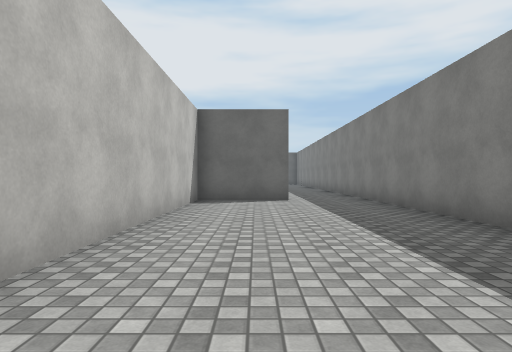
[1] (above)

24 first-person views from a walk through a 3-D level made in the Unity game engine. The camera is 1.2 m above the floor, looks level and sees 75° across. The floor is counted in squares, 2 m on a side. Each view is taken from the middle of a square. On the plan, view 1 faces up. The plan holds only what a view shows up to about 10 squares ahead; the rest is blank. The place goes on beyond the plan. The player character is not drawn. Surface patterns are stand-ins for the level's own textures.

[2]
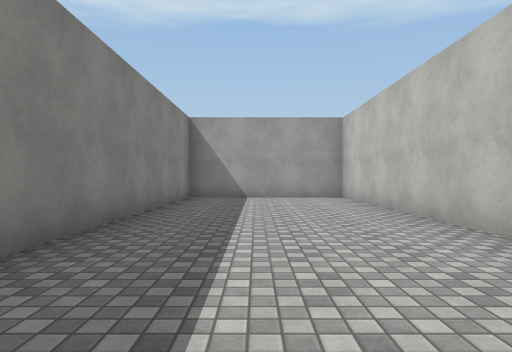

[3]
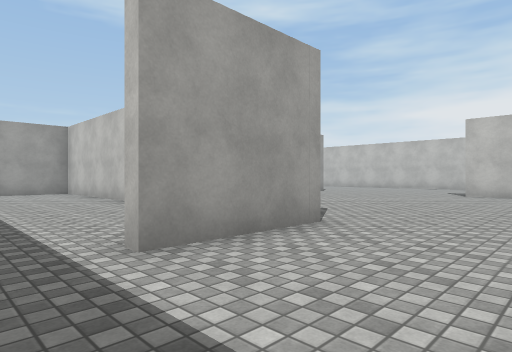

[4]
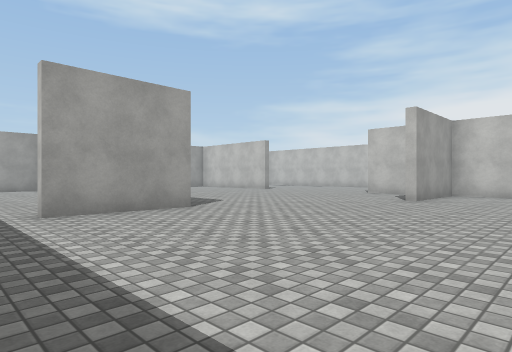

[5]
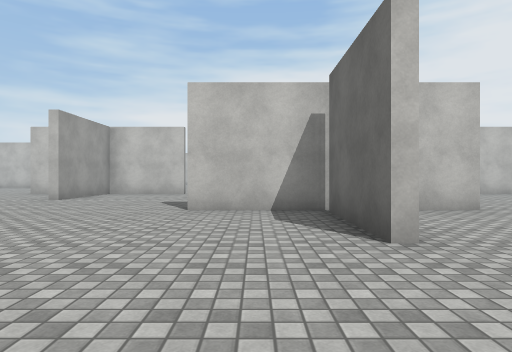

[6]
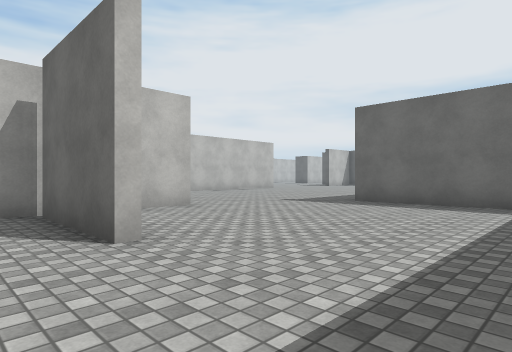

[7]
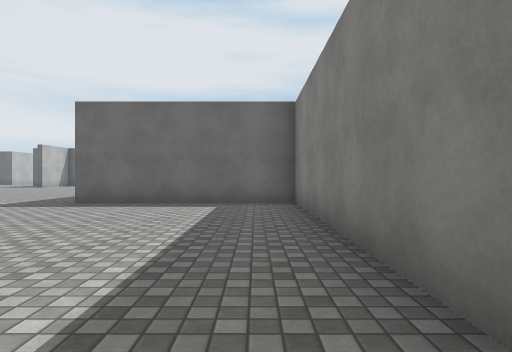

[8]
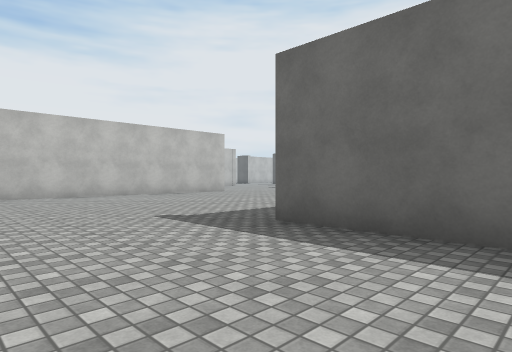

[9]
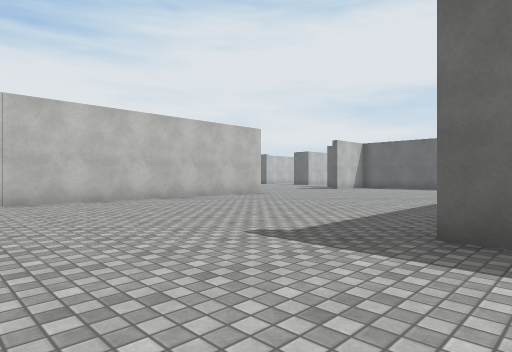

[10]
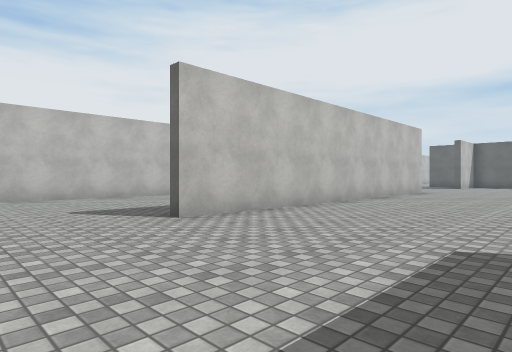

[11]
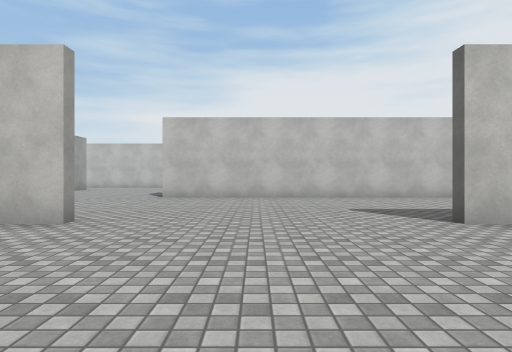

[12]
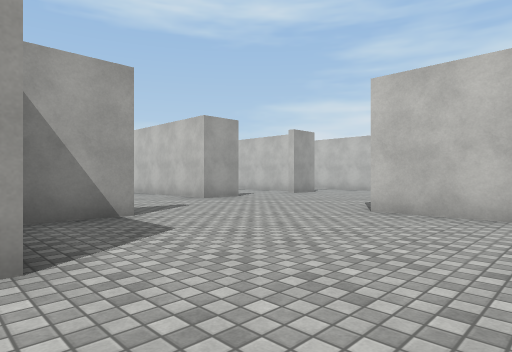

[13]
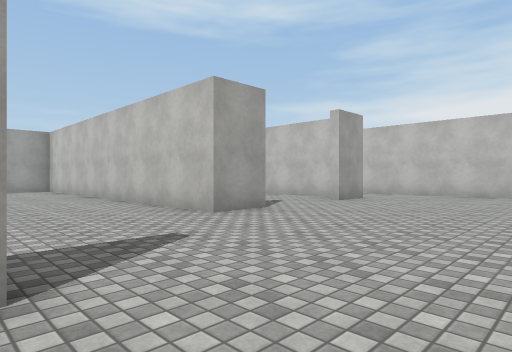

[14]
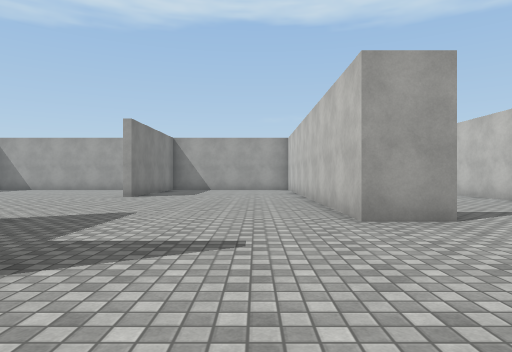

[15]
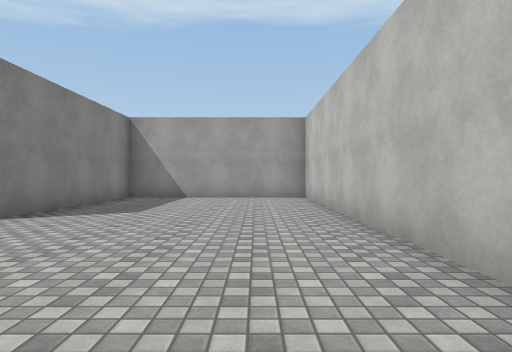

[16]
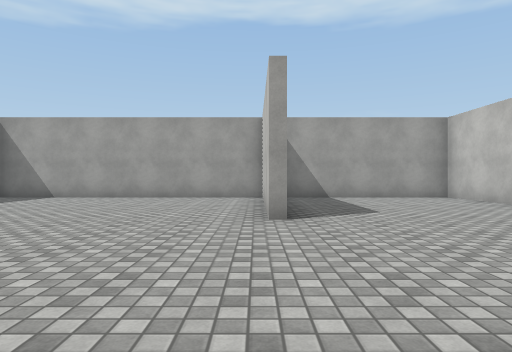

[17]
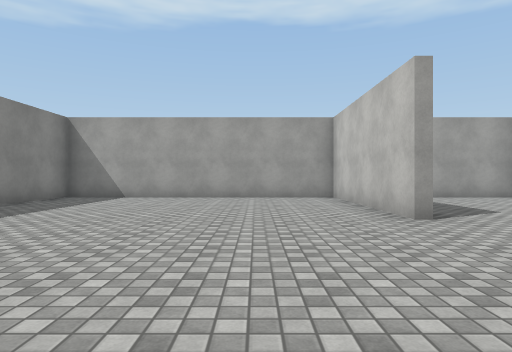

[18]
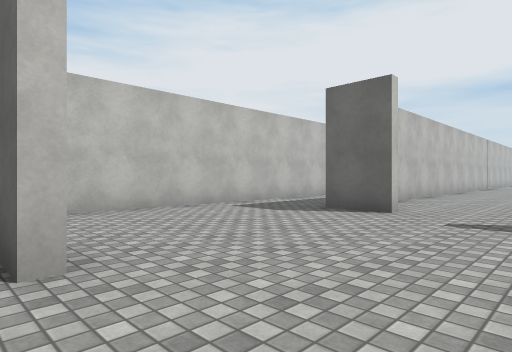

[19]
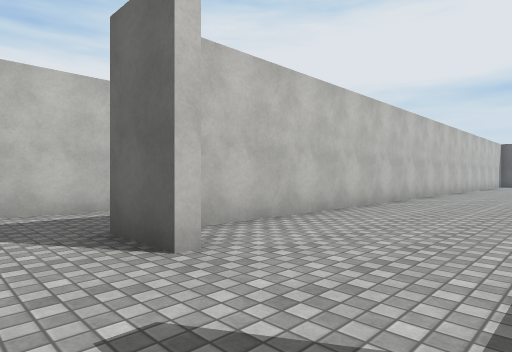

[20]
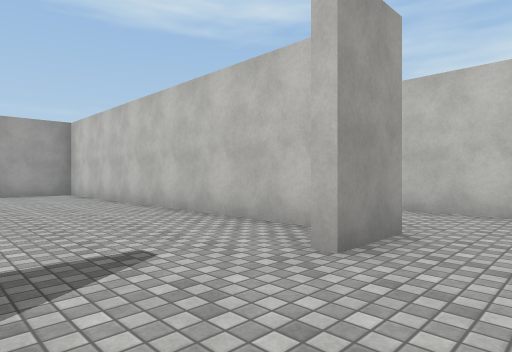

[21]
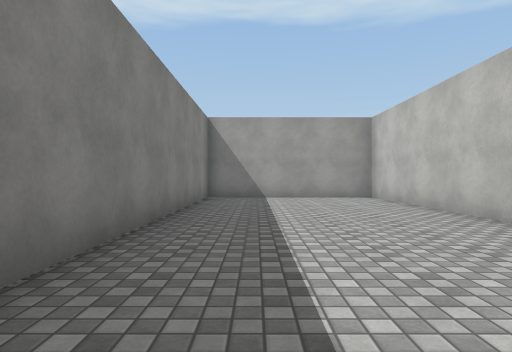

[22]
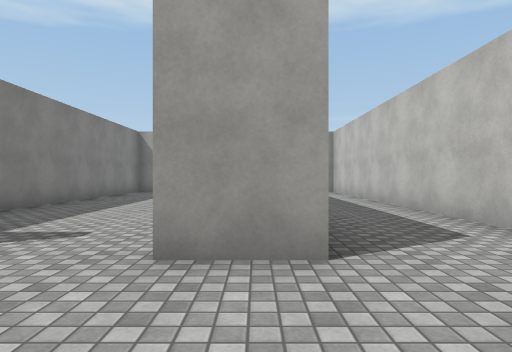

[23]
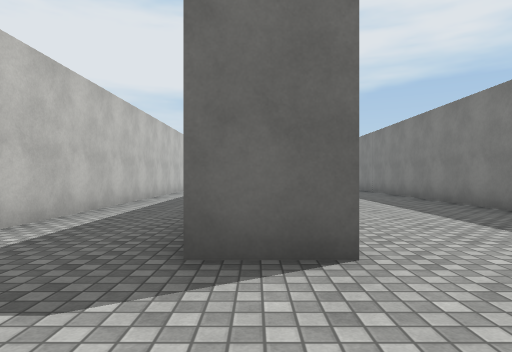

[24]
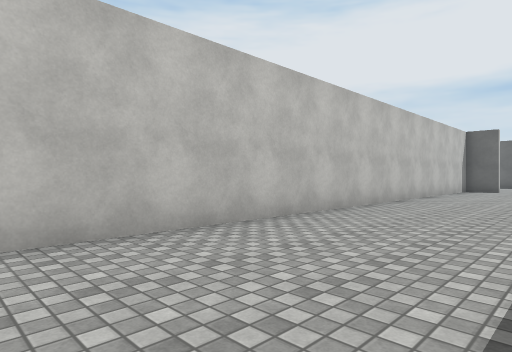

### Floor plan
Points are (right, up) in squares from view 1. A wall is a line through its corners. A room is listed if a view was taken in it or the views show most of it. See-through windows are left out.
Room 1 (view 1)
walls: (0.9, 8.2) (-1.4, 8.2) (-1.4, -1.4) (2.9, -1.4) (2.9, 7.5)
ways out: opening at (1.5, 8) to room 2
Room 2 (views 2, 3, 4, 5, 6, 7, 8, 9, 10, 11, 12, 13, 14, 15, 16, 17, 18, 19, 20, 21, 22, 23, 24)
walls: (-14.6, 16.6) (-14.6, 21); (-9.2, 13.6) (-9.2, 11.1) (-6.2, 11.1); (-14.4, 21.6) (-14.4, 13.4); (-11.4, 11.1) (-9.8, 11.1); (-3.9, 17.4) (-3.9, 14.8); (-3.9, 20) (-3.9, 18.9); (-9.2, 26) (-9.2, 18.5); (-18.2, 13.4) (-19.6, 13.4); (-9.2, 9.6) (-9.2, 8.4); (-0.9, 17.2) (-3.5, 17.2); (-15.8, 8.6) (-14.4, 8.6) (-14.4, -1.4) (-9.4, -1.4) (-9.4, 3.4); (-21.9, 21) (-21.9, 1); (-18.2, 8.2) (-18.9, 8.2); (-19.6, 8.6) (-18.2, 8.6); (-19.3, 7.8) (-19.3, -1.4) (-14.6, -1.4) (-14.6, 6.2); (-1.8, 8.6) (0.9, 8.6); (2.9, 17.1) (2.9, 23.4) (-2, 23.4); (-19.3, 29.9) (-19.3, 14.2); (-9.2, 3.5) (-9.2, -1.4) (-1.7, -1.4) (-1.7, 1.1); (2.9, 7.5) (2.9, 10)
ways out: opening at (1.5, 8) to room 1

Where each view was taken, in squares from view 1:
view 1: 0 up, 0 right, facing up
view 2: 8 up, 1 right, facing down
view 3: 11 up, 2 right, facing down-left
view 4: 14 up, 2 right, facing down-left
view 5: 16 up, 2 right, facing left
view 6: 16 up, 2 right, facing up-left
view 7: 16 up, 2 right, facing up
view 8: 20 up, 1 right, facing up-left
view 9: 20 up, 1 left, facing up-left
view 10: 16 up, 5 left, facing up-left
view 11: 16 up, 5 left, facing left
view 12: 16 up, 9 left, facing down-left
view 13: 13 up, 11 left, facing down-left
view 14: 13 up, 13 left, facing down
view 15: 8 up, 13 left, facing down
view 16: 8 up, 9 left, facing down
view 17: 8 up, 7 left, facing down
view 18: 8 up, 16 left, facing up-left
view 19: 12 up, 16 left, facing up-left
view 20: 10 up, 16 left, facing down-left
view 21: 8 up, 16 left, facing down
view 22: 11 up, 19 left, facing down
view 23: 11 up, 19 left, facing up
view 24: 19 up, 16 left, facing up-left
